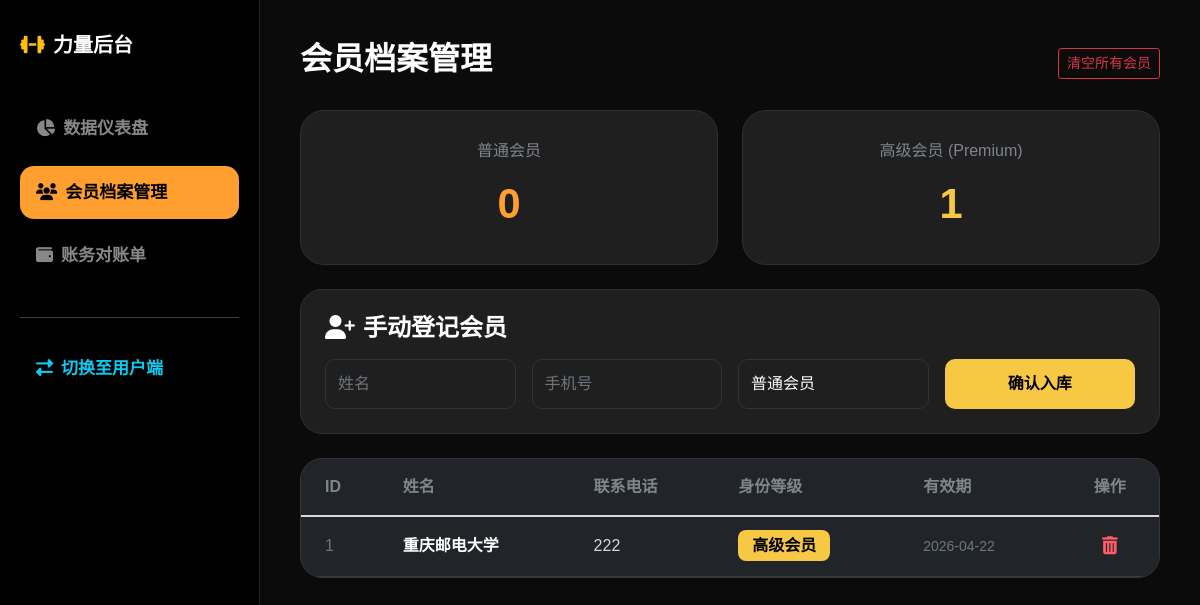
/admin/members (signed in), run on the app's committed database.
### app.py (models this page shows)
class Member(db.Model):
    id = db.Column(db.Integer, primary_key=True)
    name = db.Column(db.String(50), nullable=False)
    phone = db.Column(db.String(20), unique=True)
    level = db.Column(db.String(20), default="普通会员")
    expiry_date = db.Column(db.Date, nullable=True)
    age = db.Column(db.Integer, nullable=True)
    gender = db.Column(db.String(10), nullable=True)
    height = db.Column(db.Float, nullable=True)
    weight = db.Column(db.Float, nullable=True)
    birthday = db.Column(db.Date, nullable=True)
    profile_note = db.Column(db.String(200), nullable=True)
    private_course_expiry = db.Column(db.Date, nullable=True)
    gymnastics_expiry = db.Column(db.Date, nullable=True)

### app.py (the view)
@app.route('/admin/members')
@admin_required
def admin_members():
    members = Member.query.all()
    n_count = Member.query.filter_by(level="普通会员").count()
    s_count = Member.query.filter_by(level="高级会员").count()
    return render_template('admin_members.html', members=members, n_count=n_count, s_count=s_count)

### app.py (called while the page is built)
def admin_required(f):
    @wraps(f)
    def decorated_function(*args, **kwargs):
        if not session.get('is_admin'):
            flash("越权访问：请先以管理员账号 (admin) 登录！", "danger")
            return redirect(url_for('user_main'))
        return f(*args, **kwargs)
    return decorated_function

### templates/admin_members.html (shortened to what this page needs)
<!DOCTYPE html>
<html lang="zh-CN">
<head>
    <link href="https://cdn.staticfile.org/twitter-bootstrap/5.1.1/css/bootstrap.min.css" rel="stylesheet">
    <link rel="stylesheet" href="https://cdn.staticfile.org/font-awesome/6.1.1/css/all.min.css">
</head>
<body>
    <div class="sidebar">
        <div class="brand"><i class="fas fa-dumbbell me-2 text-warning"></i>力量后台</div>
        <nav class="nav flex-column">
            <a class="nav-link" href="/admin/dashboard"><i class="fas fa-chart-pie me-2"></i>数据仪表盘</a>
            <a class="nav-link active" href="/admin/members"><i class="fas fa-users me-2"></i>会员档案管理</a>
            <a class="nav-link" href="/admin/finance"><i class="fas fa-wallet me-2"></i>账务对账单</a>
            <hr class="my-4 border-secondary">
            <a class="nav-link text-info" href="/user/main"><i class="fas fa-exchange-alt me-2"></i>切换至用户端</a>
        </nav>
    </div>
    <div class="main-content">
        <div class="d-flex justify-content-between align-items-center mb-4">
            <h2 class="fw-bold">会员档案管理</h2>
            <a href="/admin/member/delete_all" class="btn btn-outline-danger btn-sm" onclick="return confirm('警告：确定要注销所有会员吗？')">清空所有会员</a>
        </div>
        <div class="row g-4 mb-4 text-center">
            <div class="col-md-6">
                <div class="stat-card">
                    <div class="stat-title">普通会员</div>
                    <div class="stat-val">{{ n_count }}</div>
                </div>
            </div>
            <div class="col-md-6">
                <div class="stat-card">
                    <div class="stat-title">高级会员 (Premium)</div>
                    <div class="stat-val text-gold">{{ s_count }}</div>
                </div>
            </div>
        </div>
        <div class="panel mb-4">
            <h4 class="mb-3 fw-bold"><i class="fas fa-user-plus me-2"></i>手动登记会员</h4>
            <form action="/admin/add_member" method="POST" class="row g-3">
                <div class="col-md-3">
                    <input name="name" class="form-control" placeholder="姓名" required>
                </div>
                <div class="col-md-3">
                    <input name="phone" class="form-control" placeholder="手机号" required>
                </div>
                <div class="col-md-3">
                    <select name="level" class="form-select">
                        <option value="普通会员">普通会员</option>
                    </select>
                </div>
                <div class="col-md-3">
                    <button class="btn-gold w-100">确认入库</button>
                </div>
            </form>
        </div>
        <div class="custom-table">
            <table class="table table-dark table-hover mb-0">
                <thead>
                    <tr>
                        <th class="ps-4">ID</th>
                        <th>姓名</th>
                        <th>联系电话</th>
                        <th>身份等级</th>
                        <th>有效期</th>
                        <th class="text-center">操作</th>
                    </tr>
                </thead>
                <tbody>
                    {% for m in members %}
                    <tr>
                        <td class="ps-4 text-muted">{{ m.id }}</td>
                        <td><a class="click-name" onclick="openMemberModal({{ m.id }})">{{ m.name }}</a></td>
                        <td>{{ m.phone }}</td>
                        <td>
                            {% if m.level == '高级会员' %}
                                <span class="badge-gold">{{ m.level }}</span>
                            {% else %}
                                <span class="badge bg-secondary px-3 py-2">{{ m.level }}</span>
                            {% endif %}
                        </td>
                        <td><small class="text-muted">{{ m.expiry_date or '--' }}</small></td>
                        <td class="text-center">
                            <a href="/admin/member/delete/{{ m.id }}" class="trash-btn" onclick="return confirm('确定要移除该会员档案？')">
                                <i class="fas fa-trash-alt"></i>
                            </a>
                        </td>
                    </tr>
                    {% endfor %}
                </tbody>
            </table>
        </div>
    </div>
</body>
</html>

### templates/admin_members.html (style rules this page uses)
:root { --accent: #ff9f2f; --bg: #0b0b0b; --sidebar-bg: #000; --panel: #1f1f1f; --line: #2f2f2f; }
body { background: var(--bg); color: #fff; font-family: 'PingFang SC', sans-serif; }
.sidebar { width: 260px; background: var(--sidebar-bg); position: fixed; height: 100vh; padding: 30px 20px; border-right: 1px solid #222; }
.main-content { margin-left: 260px; padding: 40px; }
.brand { font-size: 20px; font-weight: 800; color: #fff; margin-bottom: 42px; }
.nav-link { color: #888; padding: 14px 16px; border-radius: 14px; margin-bottom: 10px; transition: 0.3s; font-size: 17px; font-weight: 600; }
.nav-link.active { background: var(--accent); color: #000; font-weight: bold; }
.panel { background: var(--panel); border: 1px solid var(--line); border-radius: 22px; padding: 24px; }
.stat-card { background: var(--panel); border: 1px solid var(--line); border-radius: 24px; padding: 28px; text-align: center; }
.stat-title { color: #7f858d; font-size: 16px; margin-bottom: 10px; }
.stat-val { font-size: 2.6rem; font-weight: 900; color: var(--accent); }
.text-gold { color: #f7c843 !important; }
.form-control, .form-select { background: #1f1f1f !important; border: 1px solid #333 !important; color: #fff !important; height: 50px; border-radius: 10px; }
.btn-gold { background: #f7c843; color: #000; font-weight: 800; border: none; border-radius: 10px; height: 50px; }
.custom-table { overflow: hidden; border-radius: 22px; border: 1px solid #353535; background: #24272b; }
.table { color: #d8d8d8; margin-bottom: 0; }
.table thead tr { background: #2a2d31; color: #7f858d; }
.table td, .table th { padding: 16px 18px; border-color: #3a3a3a !important; vertical-align: middle; }
.badge-gold { background: #f7c843; color: #000; font-weight: 800; padding: 7px 14px; border-radius: 8px; }
.click-name { color: #fff; font-weight: 800; text-decoration: none; cursor: pointer; }
.trash-btn { color: #ff5c67; font-size: 18px; }

### data on the page
Member: id "1", name "重庆邮电大学", phone "222", level "高级会员", expiry_date "2026-04-22"

### other printed values
{{ n_count }} "0"
{{ s_count }} "1"
